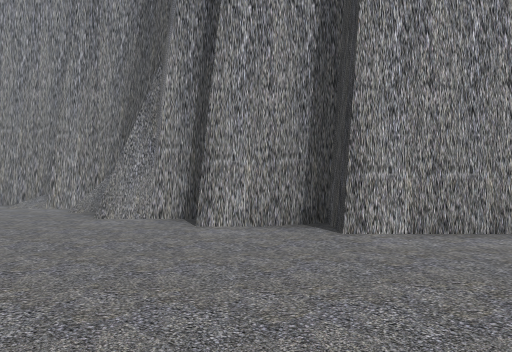
view 1 (above)

23 first-person views from a walk through a 3-D level made in the Unity game engine. The camera is 1.5 m above the floor, looks level and sees 70° across. The floor is counted in squares, 2 m on a side. Each view is taken from the middle of a square. On the plan, view 1 faces up. The plan holds only what a view shows up to about 11 squares ahead; the rest is blank. The place goes on beyond the plan. The player character is not drawn.

view 2
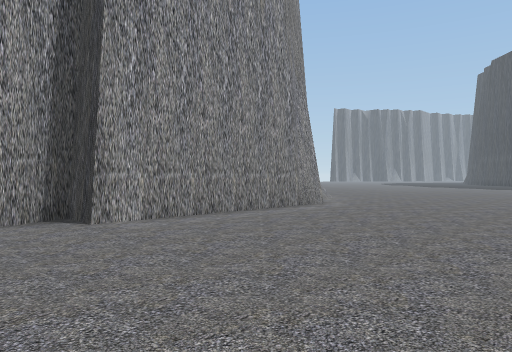

view 3
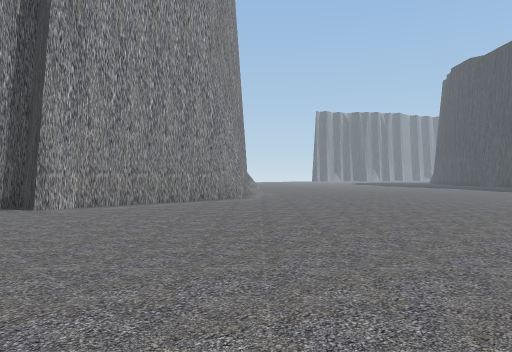

view 4
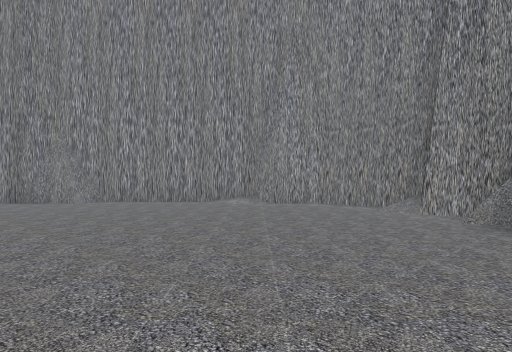

view 5
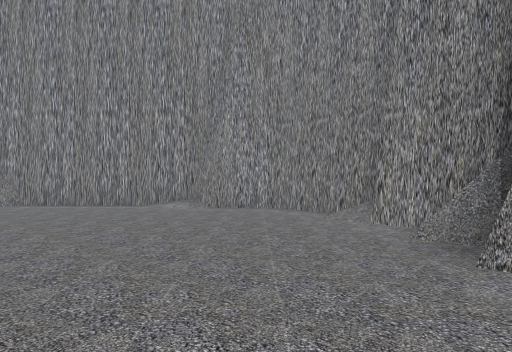

view 6
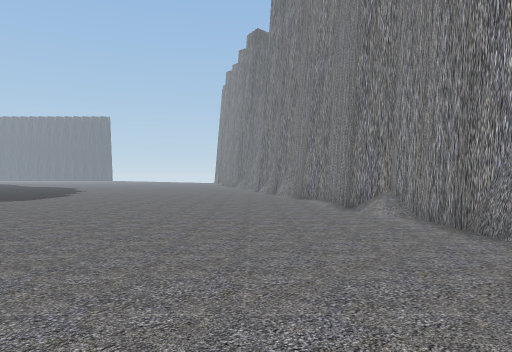

view 7
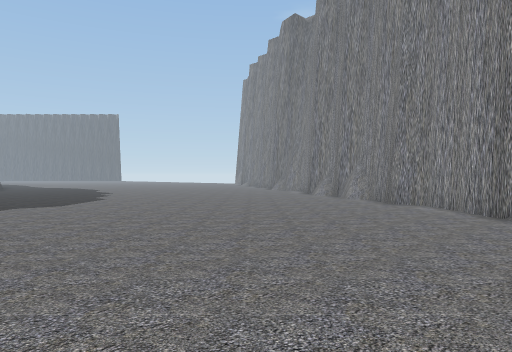

view 8
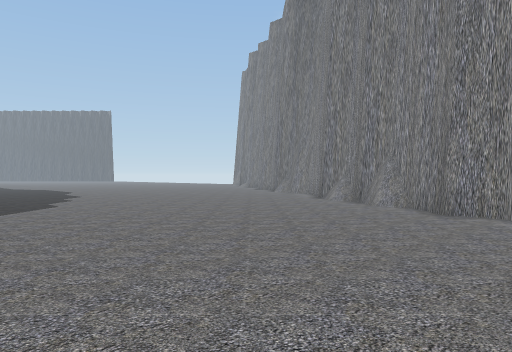

view 9
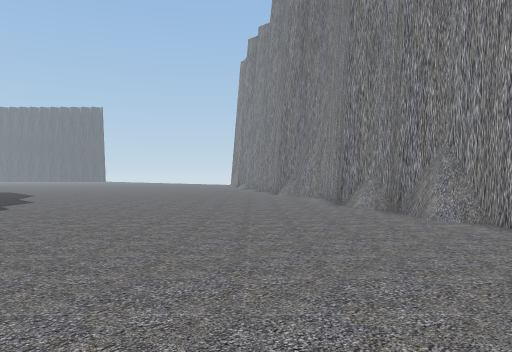

view 10
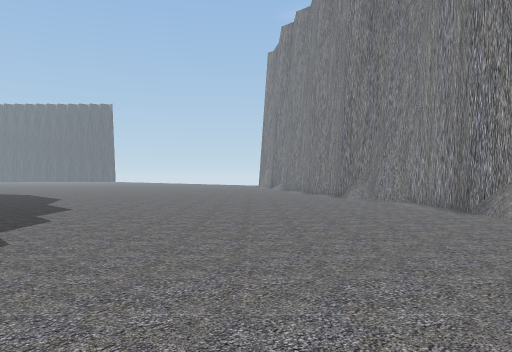

view 11
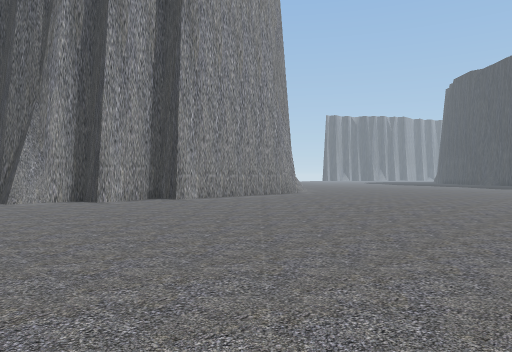

view 12
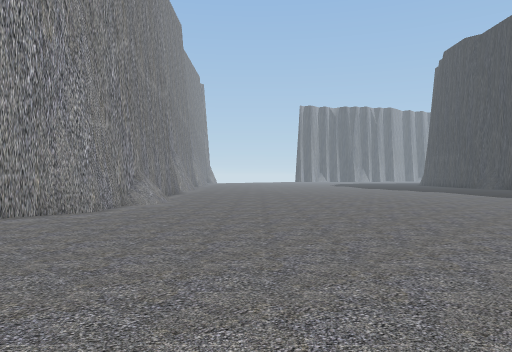

view 13
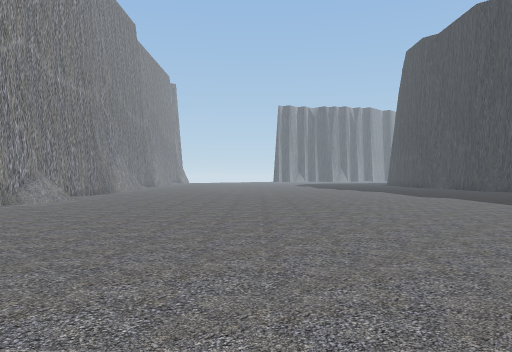

view 14
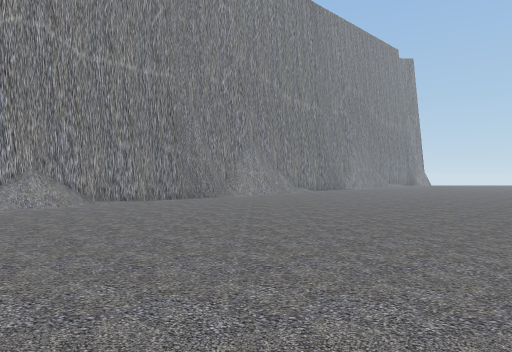

view 15
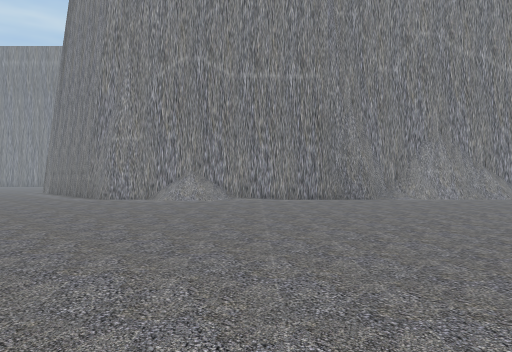

view 16
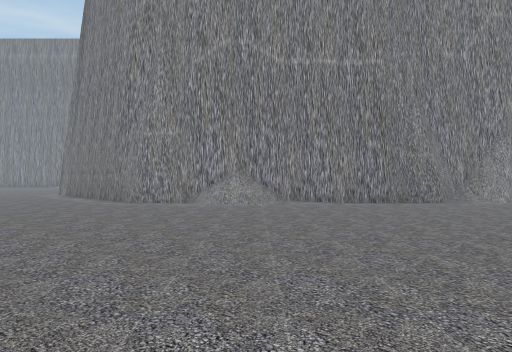

view 17
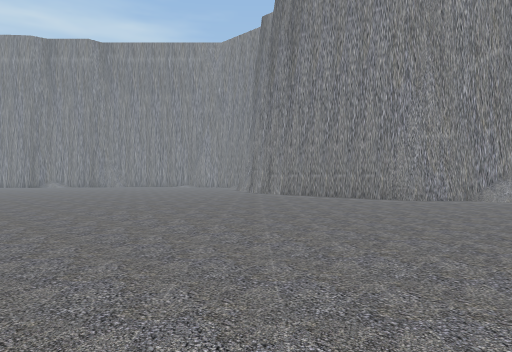

view 18
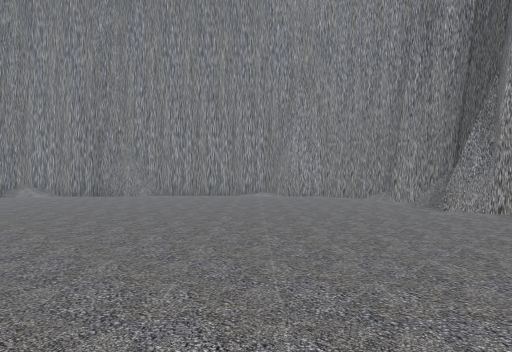

view 19
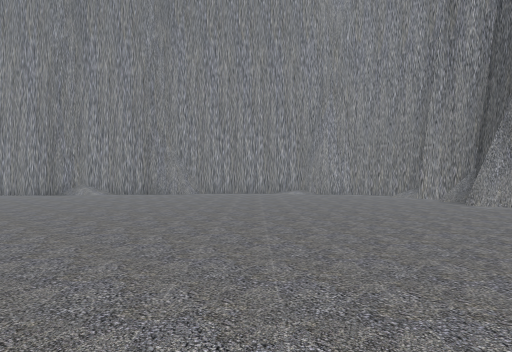

view 20
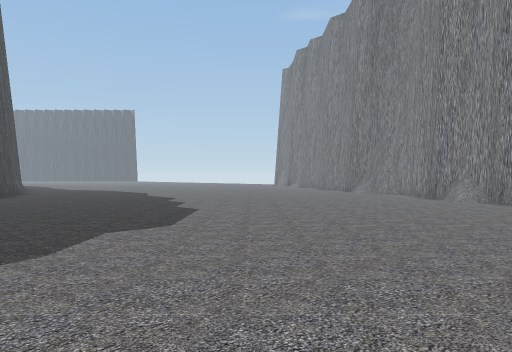

view 21
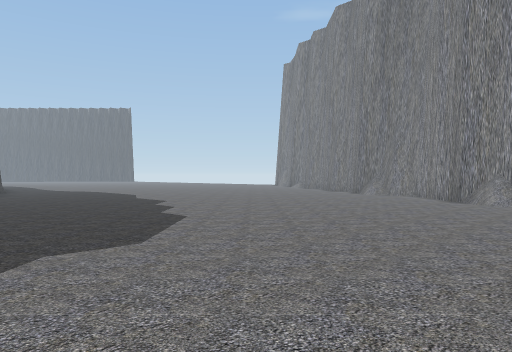

view 22
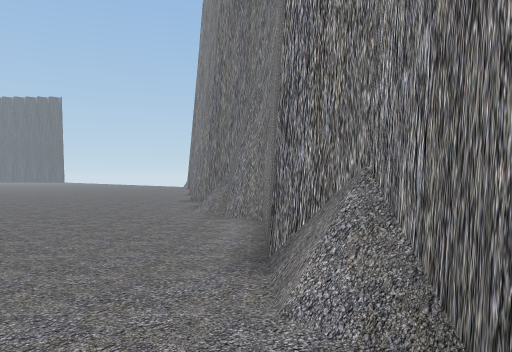

view 23
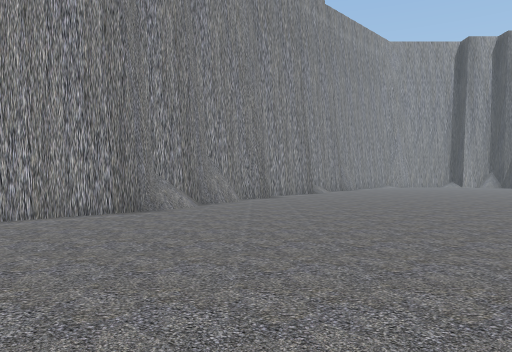

### Floor plan
Points are (right, up) in squares from view 1. A wall is a line through its corners. A room is listed if a view was taken in it or the views show most of it. See-through windows are left out.
Room 1 (views 1, 2, 3, 4, 5, 6, 7, 8, 9, 10, 11, 12, 13, 14, 15, 16, 17, 18, 19, 20, 21, 22, 23)
walls: (-1.9, 6.7) (-2.8, 6.7) (-2.8, 7.8) (-3.5, 7.8); (-3.1, 8.3) (-3.9, 8.4); (-3.8, 8.4) (-4.9, 8.4); (-5, 9.4) (-7.8, 9.4) (-8.8, 8.4) (-9.7, 8.4) (-12.9, 5.2) (-12.9, 4.3) (-15.6, 1.6) (-15.6, 0.5) (-17.6, -1.4) (-17.6, -2.4) (-19, -3.8) (-19, -4.4); (-12.9, 4.5) (-13.6, 3.8) (-13.7, 3.5); (-12.6, 5.5) (-13, 5); (-18.8, -4.3) (-19.5, -4.9) (-19.5, -5.3); (-18.8, -3.6) (-18.8, -4.5) (-20.4, -6.3) (-20.5, -7.3); (12.7, 11.2) (12.6, 10.2) (6.9, 4.5) (1.1, 4.5) (1.1, 5.5) (-0.9, 5.5) (-0.9, 6.5) (-2.8, 6.5); (-19.5, -6.3) (-21.6, -8.4); (-20.1, -6.2) (-20.5, -6.6)
low walls: (-2.8, 7.6) (-3.5, 7.6); (9.6, 6.3) (8.9, 5.5); (-12.7, 5.4) (-12.7, 4.4); (-18.6, -3.4) (-18.6, -4.3); (-20.1, -6.5) (-20.5, -7)

Positions as (right, up) in squares from view 1, and headings:
1: (0, 0), facing up
2: (-1, -1), facing up-right
3: (-1, -4), facing up-right
4: (-2, 1), facing up-left
5: (-2, 3), facing up-left
6: (-8, 5), facing down-left
7: (-8, 2), facing down-left
8: (-10, 0), facing down-left
9: (-12, -2), facing down-left
10: (-12, -5), facing down-left
11: (-5, -5), facing up-right
12: (4, -3), facing up-right
13: (6, -5), facing up-right
14: (14, -2), facing up
15: (18, 0), facing up-left
16: (16, 0), facing up-left
17: (11, -6), facing up-left
18: (0, -2), facing up-left
19: (0, -4), facing up-left
20: (-8, -3), facing down-left
21: (-9, -4), facing down-left
22: (-18, -5), facing down-left
23: (-18, -15), facing up
